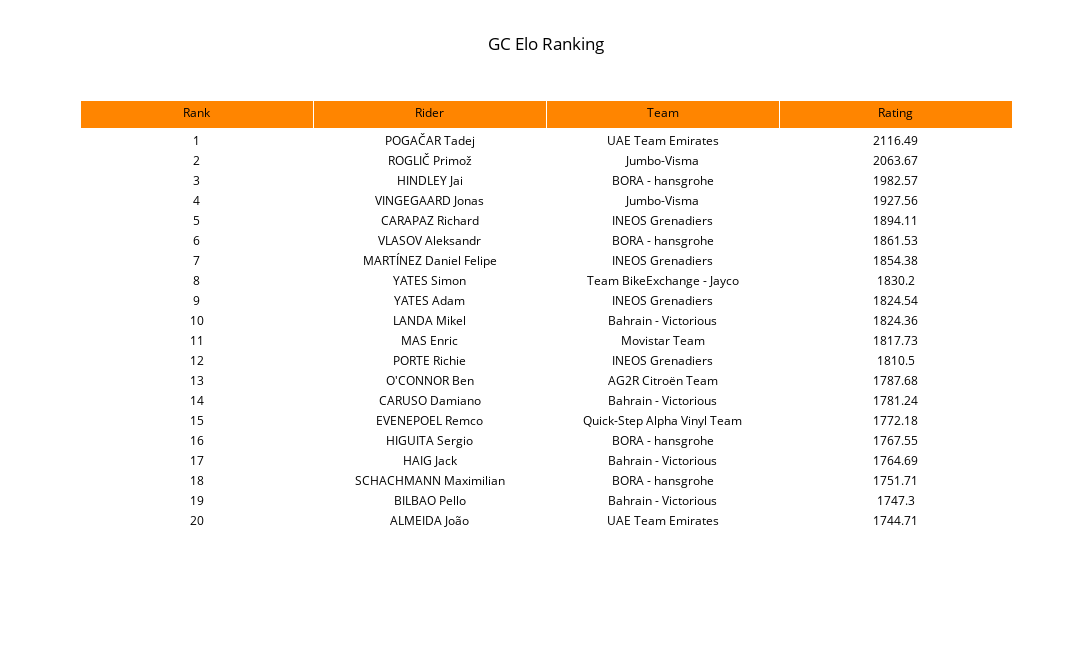

The notebook cell saved with this chart:
### Code cell
# ===== generate and save most recent rankings for RACE_TYPE ===== #
curr_date = datetime.today().strftime('%Y%m%d')
fname = f'{RACE_TYPE.lower()}-{GENDER}-{curr_date}.png'
gen_rankings_viz(ratings, results, title = f'{RACE_TYPE} Elo Ranking', fname = fname)

### Figure 1 — Plotly figure (JSON) as saved in the notebook; plotly's stock layout.template omitted (floating-point values rounded to 4 significant figures)
{"data": [{"cells": {"align": "center", "fill": {"color": "white"}, "font": {"color": "black"}, "values": [[1, 2, 3, 4, 5, 6, 7, 8, 9, 10, 11, 12, 13, 14, 15, 16, 17, 18, 19, 20], ["POGAČAR Tadej", "ROGLIČ Primož", "HINDLEY Jai", "VINGEGAARD Jonas", "CARAPAZ Richard", "VLASOV Aleksandr", "MARTÍNEZ Daniel Felipe", "YATES Simon", "YATES Adam", "LANDA Mikel", "MAS Enric", "PORTE Richie", "O'CONNOR Ben", "CARUSO Damiano", "EVENEPOEL Remco", "HIGUITA Sergio", "HAIG Jack", "SCHACHMANN Maximilian", "BILBAO Pello", "ALMEIDA João"], ["UAE Team Emirates", "Jumbo-Visma", "BORA - hansgrohe", "Jumbo-Visma", "INEOS Grenadiers", "BORA - hansgrohe", "INEOS Grenadiers", "Team BikeExchange - Jayco", "INEOS Grenadiers", "Bahrain - Victorious", "Movistar Team", "INEOS Grenadiers", "AG2R Citroën Team", "Bahrain - Victorious", "Quick-Step Alpha Vinyl Team", "BORA - hansgrohe", "Bahrain - Victorious", "BORA - hansgrohe", "Bahrain - Victorious", "UAE Team Emirates"], [2116.0, 2064.0, 1983.0, 1928.0, 1894.0, 1862.0, 1854.0, 1830.0, 1825.0, 1824.0, 1818.0, 1810.0, 1788.0, 1781.0, 1772.0, 1768.0, 1765.0, 1752.0, 1747.0, 1745.0]]}, "header": {"align": "center", "fill": {"color": "#FF8500"}, "font": {"color": "black"}, "values": ["Rank", "Rider", "Team", "Rating"]}, "type": "table"}], "layout": {"height": 650, "title": {"font": {"color": "black"}, "text": "GC Elo Ranking", "x": 0.5}, "width": 1300}}
